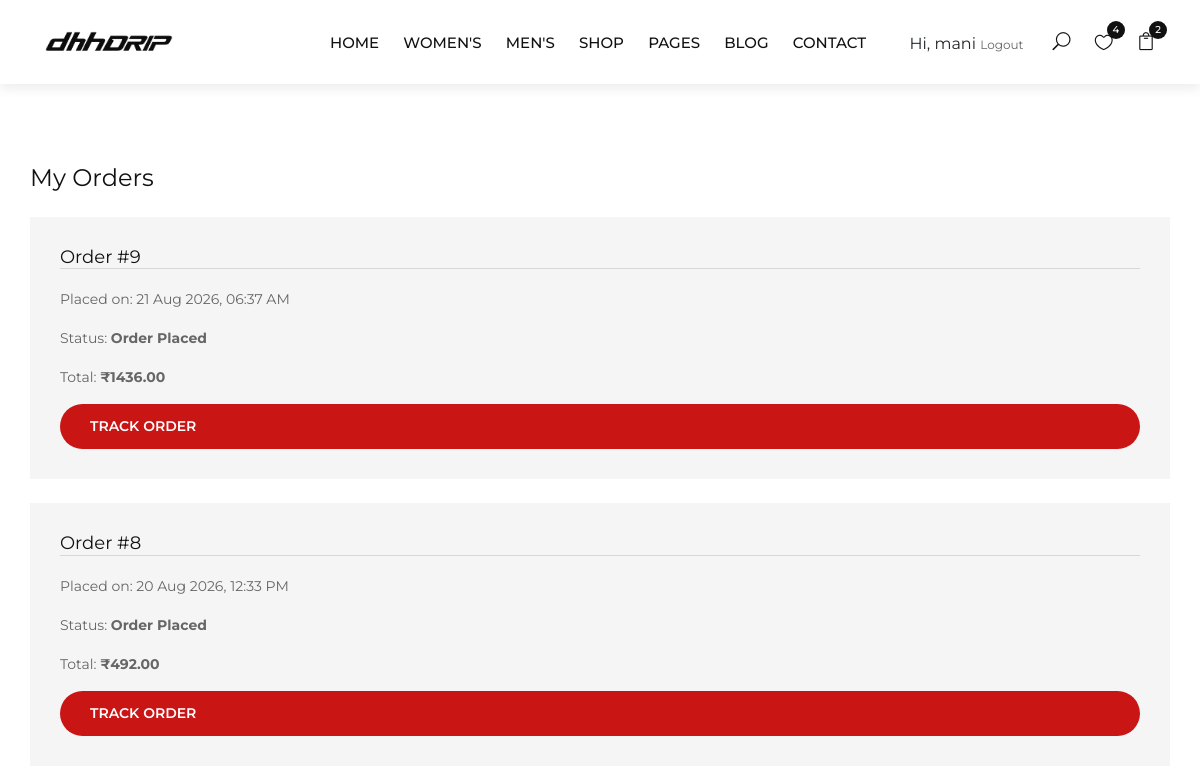
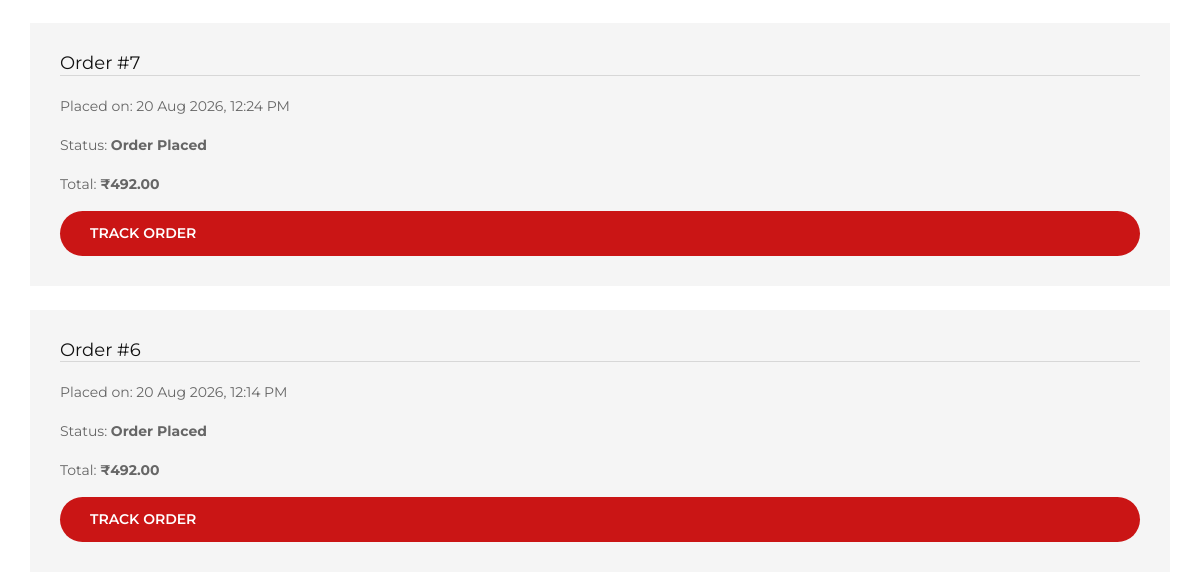
The page /my-orders/ (signed in, upper part) on the database as committed earlier (2 pictures, top to bottom).
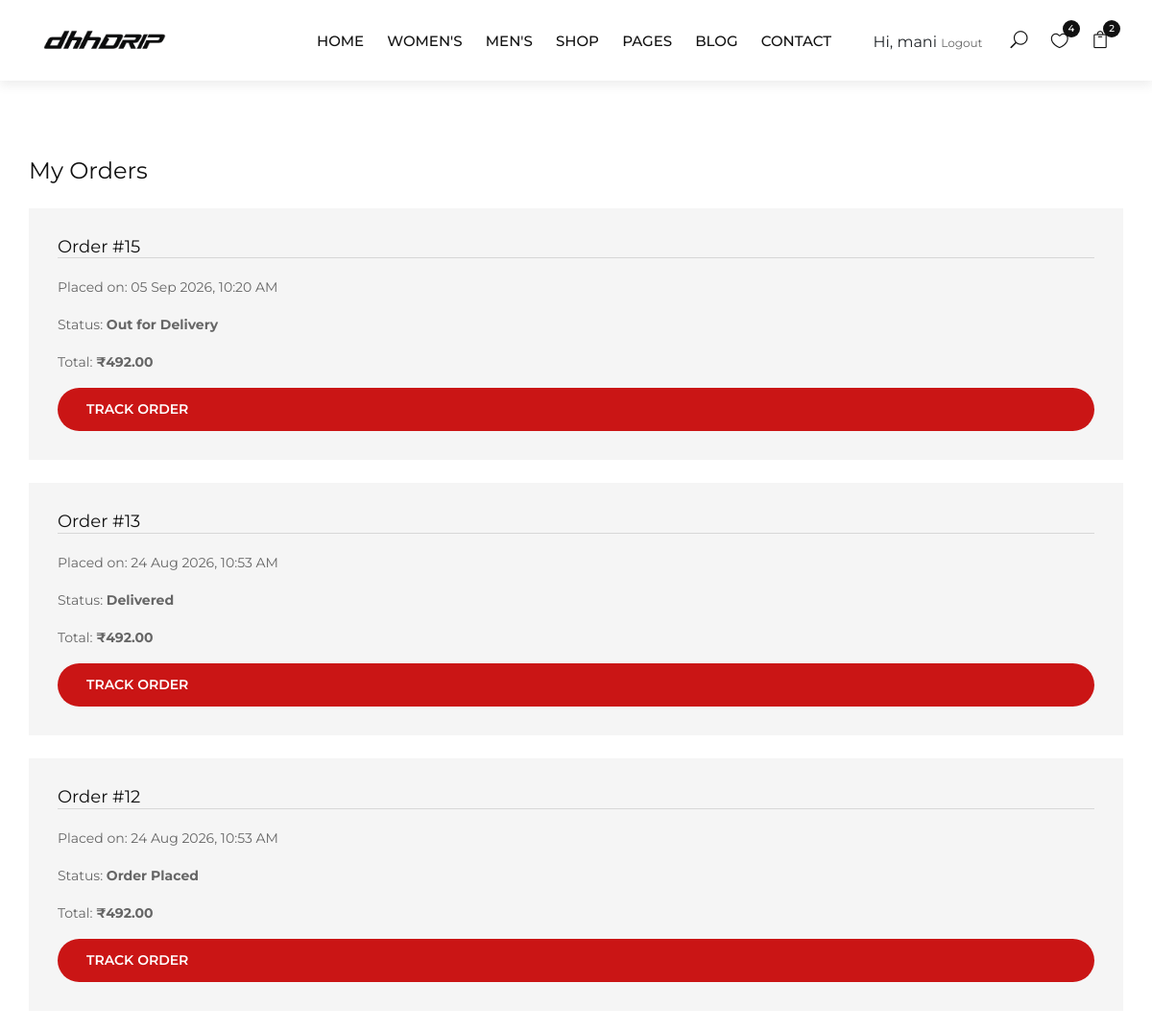
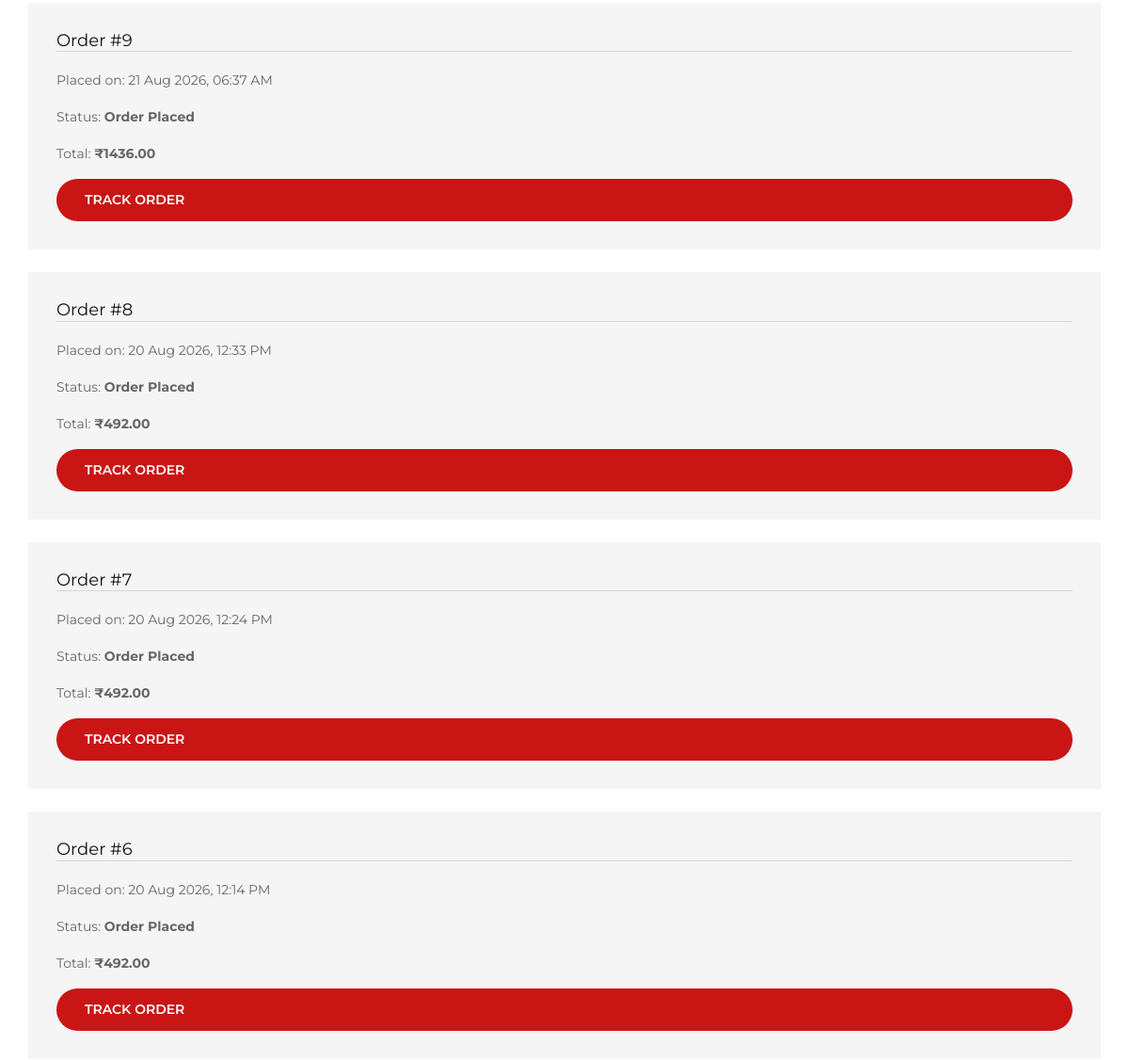
The same page on the database as committed later (2 pictures, top to bottom).
### myapp/models.py (models this page shows, shortened)
class Order(models.Model):
    STATUS_CHOICES = [
        ("Pending", "Order Placed"),
        ("Confirmed", "Confirmed"),
        ("Processing", "Processing"),
        ("Shipped", "Shipped"),
        ("Out for Delivery", "Out for Delivery"),
        ("Delivered", "Delivered"),
        ("Cancelled", "Cancelled"),
    ]
    user = models.ForeignKey(
        User,
        on_delete=models.CASCADE,
        related_name="orders",
        null=True,
        blank=True
    )
    first_name = models.CharField(max_length=100)
    last_name = models.CharField(max_length=100)
    country = models.CharField(max_length=100)
    address = models.CharField(max_length=255)
    apartment = models.CharField(
        max_length=255,
        blank=True
    )
    city = models.CharField(max_length=100)
    state = models.CharField(max_length=100)
    postcode = models.CharField(max_length=20)
    phone = models.CharField(max_length=20)
    email = models.EmailField()
    order_notes = models.TextField(
        blank=True
    )
    subtotal = models.DecimalField(
        max_digits=10,
        decimal_places=2
    )
    tax = models.DecimalField(
        max_digits=10,
        decimal_places=2
    )
    handling_fee = models.DecimalField(
        max_digits=10,
        decimal_places=2
    )
    total = models.DecimalField(
        max_digits=10,
        decimal_places=2
    )
    created_at = models.DateTimeField(
        auto_now_add=True
    )
    status = models.CharField(
        max_length=30,
        choices=STATUS_CHOICES,
        default="Pending"
    )
    confirmed_at = models.DateTimeField(
        null=True,
        blank=True
    )
    processing_at = models.DateTimeField(
        null=True,
        blank=True
    )
    shipped_at = models.DateTimeField(
        null=True,
        blank=True
    )
    out_for_delivery_at = models.DateTimeField(
        null=True,
        blank=True
    )
    delivered_at = models.DateTimeField(
        null=True,
        blank=True
    )
    cancelled_at = models.DateTimeField(
        null=True,
        blank=True
    )

### myapp/views.py (the view)
# urls.py: path('my-orders/', views.my_orders, name='my_orders'),
@login_required(login_url="login")
def my_orders(request):
    orders = Order.objects.filter(
        user=request.user
    ).order_by("-created_at")
    return render(
        request,
        "my-orders.html",
        {
            "orders": orders
        }
    )

### myapp/templates/my-orders.html (shortened to what this page needs)
{% extends 'base.html' %}
{% load static %}
{% block content %}
<section class="checkout spad">
    <div class="container">
        <div class="row">
            <div class="col-lg-12">
                <h4 class="mb-4">My Orders</h4>
                {% if orders %}
                    {% for order in orders %}
                        <div class="checkout__order mb-4">
                            <h5>
                                Order #{{ order.id }}
                            </h5>
                            <p>
                                Placed on:
                                {{ order.created_at|date:"d M Y, h:i A" }}
                            </p>
                            <p>
                                Status:
                                <strong>{{ order.get_status_display }}</strong>
                            </p>
                            <p>
                                Total:
                                <strong>₹{{ order.total }}</strong>
                            </p>
                            <a
                                href="{% url 'track_order' order.id %}"
                                class="site-btn"
                            >
                                Track Order
                            </a>
                        </div>
                    {% endfor %}
                {% endif %}
            </div>
        </div>
    </div>
</section>
{% endblock %}

Rows that differ between the two databases and show on the page:
added Order: id "15", created_at "05 Sep 2026, 10:20 AM", status "Out for Delivery", total "492.00"
added Order: id "13", created_at "24 Aug 2026, 10:53 AM", status "Delivered", total "492.00"
added Order: id "12", created_at "24 Aug 2026, 10:53 AM", status "Order Placed", total "492.00"
